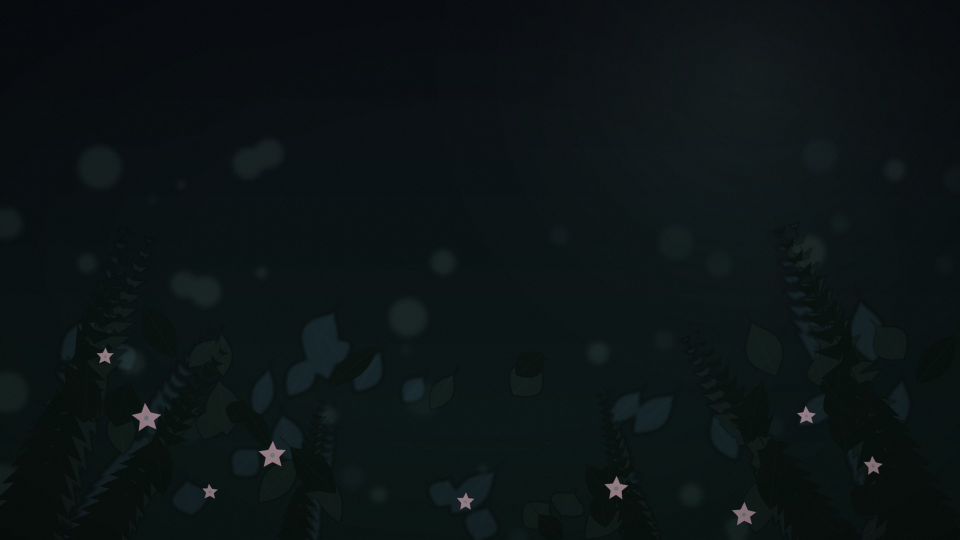
#> input picture wallpaper/preview/mt-verdant-canopy-1920x1080.jpg, 1920 x 1080 px (shown at 1/2 size)
$ python generate_grub_assets.py
#> lines starting #> are read from the running program, lines starting #| are printed output that depends on the picture
# © Mayanktaker Computers & Web Development | https://mayanktaker.com
# Generates GRUB bootloader theme assets for MT Verdant Nocturne.

from pathlib import Path
from PIL import Image, ImageDraw

REPO_ROOT = Path(__file__).resolve().parents[2]
GRUB_DIR = REPO_ROOT / "extras" / "grub" / "mt-verdant-nocturne"
GRUB_DIR.mkdir(parents=True, exist_ok=True)

def generate_selection():
    # Selection bar in sage #8FB8A6
    w, h = 420, 38
    im = Image.new("RGBA", (w, h), (0, 0, 0, 0))
#> im: PIL image 420x38 RGBA; every value is 0
    d = ImageDraw.Draw(im)
    d.rounded_rectangle([(0, 0), (w - 1, h - 1)], radius=8, fill=(143, 184, 166, 255), outline=(61, 214, 140, 255), width=1)
    im.save(GRUB_DIR / "select_box.png")
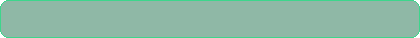
#> saved as select_box.png: PIL image 420x38 RGBA; mean R, G, B, A 137.8, 184.9, 163.8, 253.9; transparent parts drawn white
    print("  ✓ generated select_box.png")

def copy_background():
    bg_src = REPO_ROOT / "wallpaper" / "preview" / "mt-verdant-canopy-1920x1080.jpg"
    if bg_src.exists():
        im = Image.open(bg_src)
#> im is the input picture: PIL image 1920x1080 RGB; mean R, G, B 12, 19.9, 21.3
        im.save(GRUB_DIR / "background.png")
        print("  ✓ copied background.png")

def write_theme_txt():
    txt = """# © Mayanktaker Computers & Web Development | https://mayanktaker.com
# GRUB2 theme: MT Verdant Nocturne

title-text: "MT Verdant Nocturne"
title-color: "#8FB8A6"
title-font: "Unifont Regular 16"
message-font: "Unifont Regular 14"
message-color: "#A7B8B1"
terminal-font: "Unifont Regular 14"
terminal-box: "select_box.png"

desktop-image: "background.png"
desktop-color: "#0F141B"

# Boot Menu
+ boot_menu {
  left = 30%
  top = 35%
  width = 40%
  height = 40%
  item_font = "Unifont Regular 16"
  item_color = "#E9F1EC"
  selected_item_color = "#0D131A"
  selected_item_pixmap_style = "select_box.png"
  item_height = 40
  item_padding = 10
  item_spacing = 8
}

# Timeout progress bar
+ progress_bar {
  id = "__timeout__"
  left = 35%
  top = 80%
  width = 30%
  height = 12
  text = "@TIMEOUT_NOTIFICATION_MIDDLE@"
  text_color = "#8FB8A6"
  font = "Unifont Regular 12"
  bg_color = "#16222A"
  fg_color = "#3DD68C"
  border_color = "#2C3E44"
}
"""
    (GRUB_DIR / "theme.txt").write_text(txt)

    install_sh = """#!/bin/sh
# © Mayanktaker Computers & Web Development | https://mayanktaker.com
# Install MT Verdant Nocturne GRUB theme (requires sudo)

set -eu
THEME_NAME="mt-verdant-nocturne"
DEST_DIR="/boot/grub/themes/${THEME_NAME}"
SRC_DIR="$(cd "$(dirname "$0")" && pwd)"

echo "Installing GRUB theme to ${DEST_DIR}..."
sudo mkdir -p "${DEST_DIR}"
sudo cp -r "${SRC_DIR}"/* "${DEST_DIR}/"

echo "To activate:"
echo "1. Edit /etc/default/grub and set: GRUB_THEME=\\"${DEST_DIR}/theme.txt\\""
echo "2. Update grub: sudo grub-mkconfig -o /boot/grub/grub.cfg"
"""
    (GRUB_DIR / "install.sh").write_text(install_sh)
    (GRUB_DIR / "install.sh").chmod(0o755)
    print("  ✓ wrote theme.txt & install.sh")

if __name__ == "__main__":
    generate_selection()
    copy_background()
    write_theme_txt()
